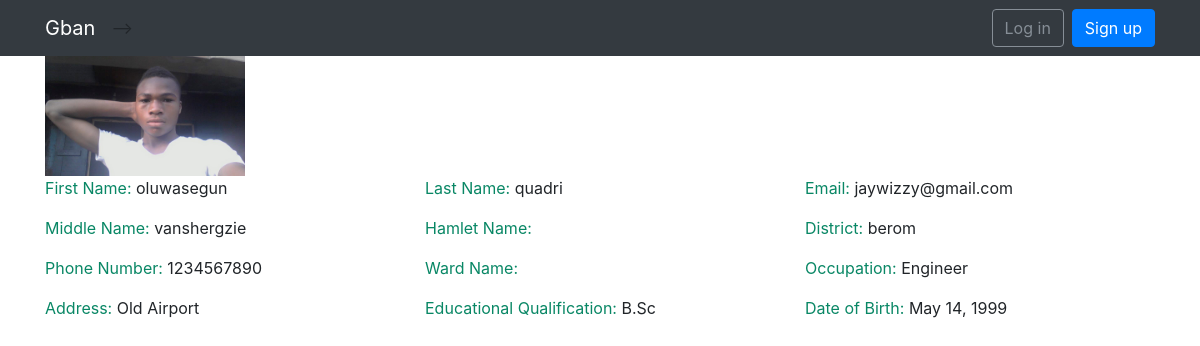
The app's page /1/, older data.
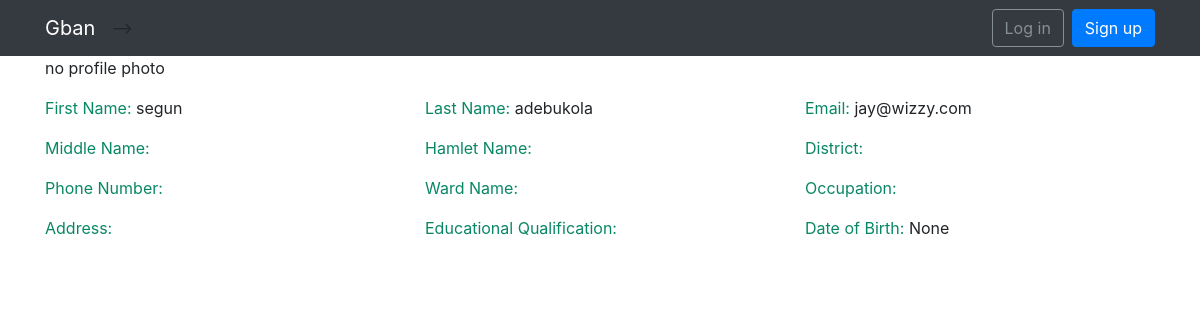
The same page, newer data.
### app/models.py (models this page shows)
class User(AbstractUser):
    username = None
    email = models.EmailField(_('email address'), unique=True)
    USERNAME_FIELD = 'email'
    REQUIRED_FIELDS = []
    objects = UserManager()

### accounts/models.py (models this page shows, shortened)
class Profile(models.Model):
    user = models.OneToOneField(User, related_name='profile')
    slug = models.SlugField(unique=True, blank=True, null=True, default='')
    middle_name = models.CharField(max_length = 100, blank=True, default='')
    village = models.CharField(max_length = 100, blank=True, default='')
    ward = models.CharField(max_length = 100, blank=True, default='')
    district = models.CharField(max_length = 100, blank=True, default='')
    address = models.CharField(max_length = 100, blank=True, default='')
    home_address = models.CharField(max_length = 100, blank=True, default='')
    occupation = models.CharField(max_length = 100, blank=True, default='')
    date_of_birth = models.DateField(blank=True, null=True)
    phone_number = models.CharField(max_length = 100, blank=True, default='')
    educational_qualification = models.CharField(max_length = 100, blank=True, default='')
    gender = models.CharField(max_length=100, choices=gender, blank=True)
    diasbilities = models.CharField(max_length=100, choices=diasbilities, blank=True)
    employement_status = models.CharField(max_length=100, choices=status, blank=True)
    photo = models.ImageField(upload_to="profile_photos", blank=True)

### accounts/views.py (the view)
# urls.py: url(r'^(?P<id>\d+)/$', user_details, name='user_details'),
def user_details(request, id):
    print (request.user.id)
    instance = get_object_or_404( User, id=id)
    context = {
        'instance': instance
    }
    return render(request, "user_detail.html", context)

### templates/user_detail.html (shortened to what this page needs)
{% extends 'base.html' %}
{% block content %}
{% if instance.profile.photo %}<img src="{{ instance.profile.photo.url }}"  width="200">{% else %} <p> no profile photo </p>{% endif %}
<div class="row">
<div class="col-md-4"><p><span style="color:#098765">First Name:</span> {{ instance.first_name }}</p></div>
<div class="col-md-4"><p><span style="color:#098765">Last Name: </span>{{ instance.last_name }}</p></div>
<div class="col-md-4"><p><span style="color:#098765">Email: </span>{{ instance.email }}</p></div>
<div class="col-md-4"><p><span style="color:#098765">Middle Name: </span>{{ instance.profile.middle_name }}</p></div>
<div class="col-md-4"><p><span style="color:#098765">Hamlet Name: </span>{{ instance.profile.village }}</p></div>
<div class="col-md-4"><p><span style="color:#098765">District: </span>{{ instance.profile.district }}</p></div>
<div class="col-md-4"><p><span style="color:#098765">Phone Number: </span>{{ instance.profile.phone_number }}</p></div>
<div class="col-md-4"><p><span style="color:#098765">Ward Name: </span>{{ instance.profile.ward }}</p.></div>
  <div class="col-md-4"><p><span style="color:#098765">Occupation:</span> {{ instance.profile.occupation }}</p></div>
  <div class="col-md-4"><p><span style="color:#098765">Address:</span> {{ instance.profile.address }}</p></div>
<div class="col-md-4"><p><span style="color:#098765">Educational Qualification:</span> {{ instance.profile.educational_qualification }}</p></div>
<div class="col-md-4"><p><span style="color:#098765">Date of Birth:</span> {{ instance.profile.date_of_birth }}</p></div>
</div>
{% endblock %}

### templates/base.html (shortened to what this page needs)
{% load static %}<!DOCTYPE html>
<html>
  <head>
    <link rel="stylesheet" href="{% static 'css/bootstrap.min.css' %}">
    <link rel="stylesheet" href="{% static 'css/bootstrap.css' %}">
    <link rel="stylesheet" href="{% static 'css/app.css' %}">
  </head>
  <body>
  {% block body %}
     <nav class="navbar navbar-expand-sm navbar-dark bg-dark">
  <div class="container">
    <a class="navbar-brand" href="{% url 'home' %}" > Gban</a>
    <div class="collapse navbar-collapse" id="mainMenu">
        {% if user.is_authenticated %}
      <ul class="navbar-nav ml-auto">
        <li class="nav-item dropdown">
          <a class="nav-link dropdown-toggle" href="#" id="userMenu" data-toggle="dropdown" aria-haspopup="true" aria-expanded="false">
          {% if user.is_authenticated %} welcome {{ user.first_name }} {{ or }} {{ user.email }} {% endif %}
          </a>
          <div class="dropdown-menu dropdown-menu-right" aria-labelledby="userMenu">
            <a class="dropdown-item" href="{% url 'profile' %}">My Profile</a>
            <a class="dropdown-item" href="{% url 'password_change' %}">Change password</a>
            <div class="dropdown-divider"></div>
            <a class="dropdown-item" href="{% url 'logout' %}">Log out</a>
          </div>
        </li>
      </ul>
        {% else %}
         <form class="form-inline ml-auto">
          <a href="{% url 'login' %}" class="btn btn-outline-secondary">Log in</a>
          <a href="{% url 'register' %}" class="btn btn-primary ml-2">Sign up</a>
        </form>
      {% endif %}
    </div>
  </div>
</nav>
<div class="container">
    {% block content %}
    {% endblock %}
</div>
  {% endblock body %}
    <script src="{% static 'js/jquery-3.2.1.min.js' %}"></script>
    <script src="{% static 'js/popper.min.js' %}"></script>
    <script src="{% static 'js/bootstrap.min.js' %}"></script>
  <!-- <script src="https://js.paystack.co/v1/inline.js"></script>
  <div id="paystackEmbedContainer"></div>
  <script>
    PaystackPop.setup({
     key: 'pk_test_221221122121',
     email: 'customer@email.com',
     amount: 10000,
     container: 'paystackEmbedContainer',
     callback: function(response){
          alert('successfully subscribed. transaction ref is ' + response.reference);
      },
    });
  </script>
  </body> -->
</html>

### templates/search.html (shortened to what this page needs)
{% extends 'base.html' %}

Row changes from the older to the newer data that the page shows:
changed User: first_name "oluwasegun" → "segun"; last_name "quadri" → "adebukola"; email "jaywizzy@gmail.com" → "jay@wizzy.com"; profile.date_of_birth "May 14, 1999" → "None"; profile.middle_name "vanshergzie" → (not shown); profile.district "berom" → (not shown); profile.phone_number "1234567890" → (not shown); profile.occupation "Engineer" → (not shown); profile.address "Old Airport" → (not shown); profile.educational_qualification "B.Sc" → (not shown)
Text that changed along with them:
text now shown: "no profile photo"
